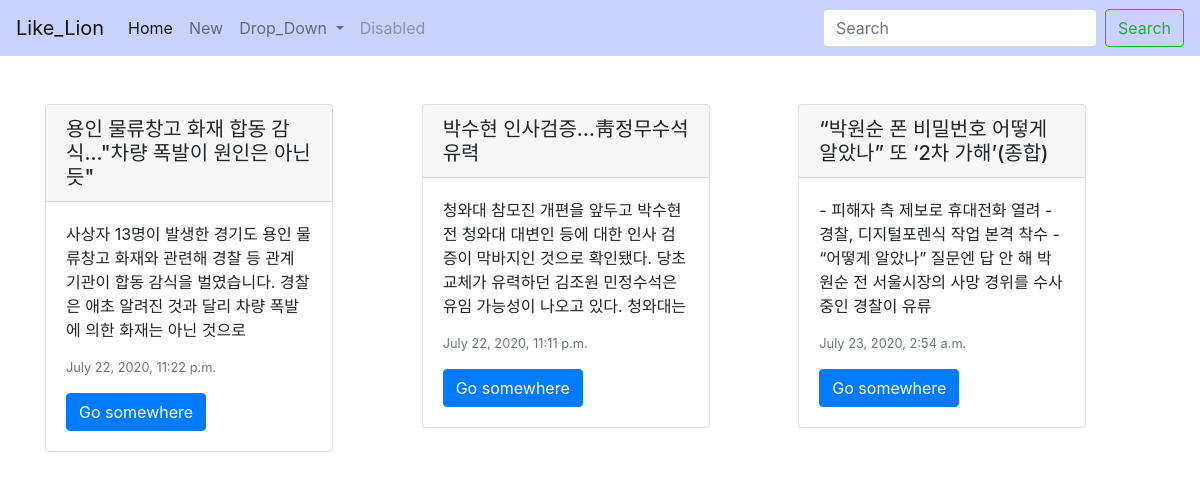
The app's page /, older data.
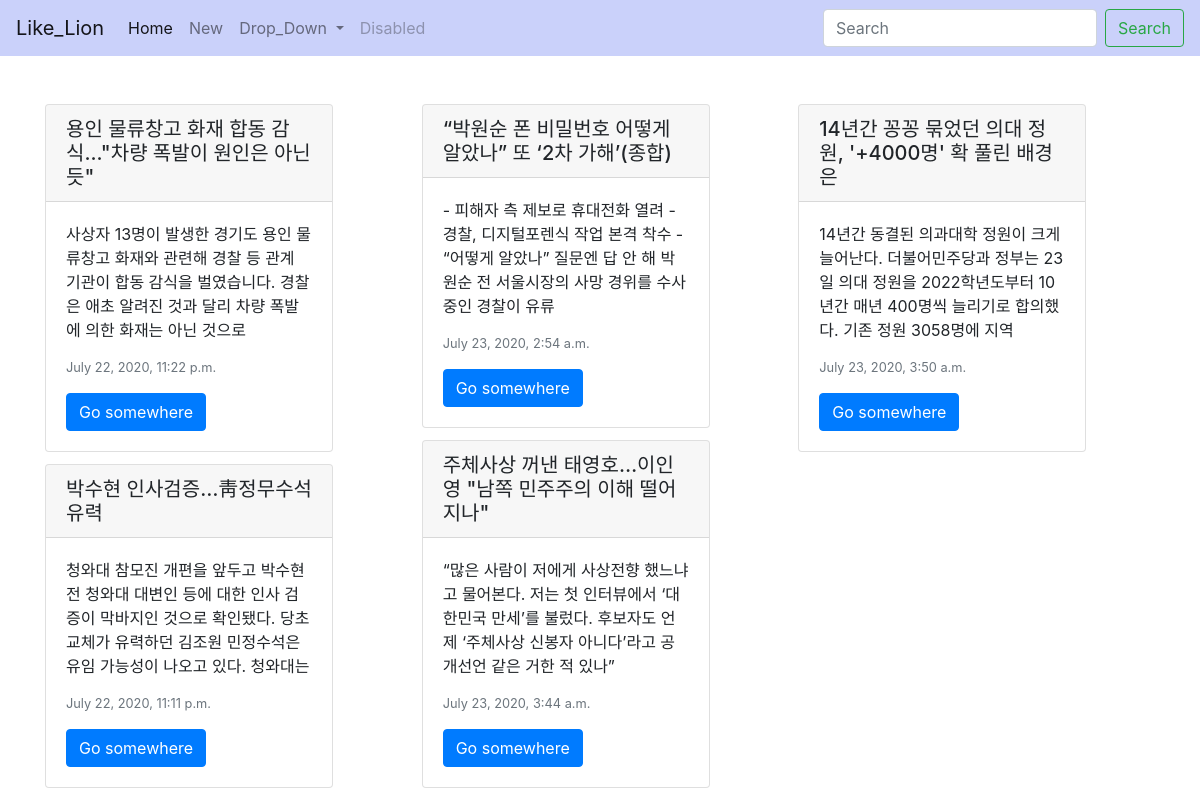
The same page, newer data.
### blogapp/models.py (models this page shows, shortened)
class Blog(models.Model):
    title = models.CharField(max_length=200)
    pub_date = models.DateTimeField('date published')
    body = models.TextField()
    def summary(self):
        return self.body[:100]

### blogapp/views.py (the view)
# urls.py: path('', blogapp.views.home, name='home'),
def home(request):
    blog = Blog.objects
    return render(request, 'home.html', {'blogs': blog})

### blogapp/templates/home.html
{% extends 'base.html' %}
{% block contents %}
<body>
    <br><br>
    <div class="container">
<div class="card-columns">
{% for blog in blogs.all %}
  <div class="card" style="width: 18rem;">
  <h5 class="card-header">{{blog.title}}</h5>
    <div class="card-body">
      <p class="card-text">{{blog.summary}}</p>
      <p class="card-text"><small class="text-muted">{{blog.pub_date}}</small></p>
      <a href="{%url 'detail' blog.id%}" class="btn btn-primary">Go somewhere</a>
    </div>
  </div>
  {%endfor%}
  </div>
  </div>
  </body>
{% endblock %}

### blogapp/templates/base.html (shortened to what this page needs)
  <link
    rel="stylesheet"
    href="https://stackpath.bootstrapcdn.com/bootstrap/4.5.0/css/bootstrap.min.css"
  />
  <body>
    <nav class="navbar navbar-expand-lg navbar-light" style="background-color: #cad1fa;">
      <a class="navbar-brand" href="#">Like_Lion</a>
      <div class="collapse navbar-collapse" id="navbarSupportedContent">
        <ul class="navbar-nav mr-auto">
          <li class="nav-item active">
            <a class="nav-link" href="{%url 'home'%}">Home <span class="sr-only">(current)</span></a>
          </li>
          <li class="nav-item">
            <a class="nav-link" href="{%url 'new'%}">New</a>
          </li>
          <li class="nav-item dropdown">
            <a
              class="nav-link dropdown-toggle"
              href="#"
              id="navbarDropdown"
              role="button"
              data-toggle="dropdown"
              aria-haspopup="true"
              aria-expanded="false"
            >
              Drop_Down
            </a>
          </li>
          <li class="nav-item">
            <a class="nav-link disabled" href="#" tabindex="-1" aria-disabled="true">Disabled</a>
          </li>
        </ul>
        <form class="form-inline my-2 my-lg-0">
          <input
            class="form-control mr-sm-2"
            type="search"
            placeholder="Search"
            aria-label="Search"
          />
          <button class="btn btn-outline-success my-2 my-sm-0" type="submit">Search</button>
        </form>
      </div>
    </nav>
{% block contents %}
{% endblock %}
  </body>

Row changes from the older to the newer data that the page shows:
added Blog: title "주체사상 꺼낸 태영호…이인영 \"남쪽 민주주의 이해 떨어지나\"", summary "“많은 사람이 저에게 사상전향 했느냐고 물어본다. 저는 첫 인터뷰에서 ‘대한민국 만세’를 불렀다. 후보자도 언제 ‘주체사상 신봉자 아니다’라고 공개선언 같은 거한 적 있나”", pub_date "July 23, 2020, 3:44 a.m."
added Blog: title "14년간 꽁꽁 묶었던 의대 정원, '+4000명' 확 풀린 배경은", summary "14년간 동결된 의과대학 정원이 크게 늘어난다. 더불어민주당과 정부는 23일 의대 정원을 2022학년도부터 10년간 매년 400명씩 늘리기로 합의했다. 기존 정원 3058명에 지역", pub_date "July 23, 2020, 3:50 a.m."
